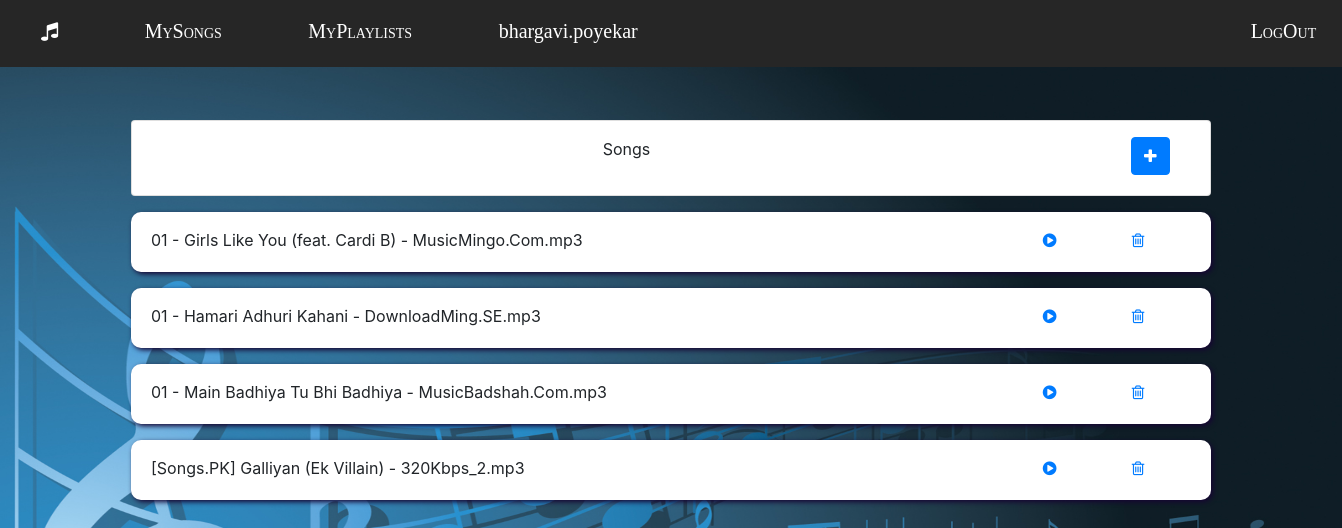
The page /users/songs/ (signed in) on the database its author committed.
### songs/models.py (models this page shows, shortened)
class Song(models.Model):
	user = models.ForeignKey(User,default=None,on_delete=models.CASCADE)
	song_name= models.CharField(max_length=100)
	song_url=models.CharField(max_length=100)
	mood_options=[('sad', 'sad'),('happy', 'happy'),('normal','normal')]
	emotion = models.CharField(max_length=50,choices=mood_options,default='normal')

### songs/views.py (the view)
# urls.py: path('',songs_view.songs,name='users-songs'),
def songs(request):
    songs=Song.objects.filter(user=request.user)
    count=songs.count()
    if count==0:
        songs=None
    return render(request,'songs/songs.html',{'songs':songs})

### songs/templates/songs/songs.html (shortened to what this page needs)
{% extends 'users/main.html' %}
{% load static %}
{% block content %}
<div class="container">
    <div class="col-12 col-md-12 ">
        <div class="card ">
            <div class="card-content ">
                <div class="card-body pt-2">
                    <div class="row">
                        <div class="col-md-11 col-12 pt-2 text-center">
                            Songs
                        </div>
                        <div class="col-md-1 col-12 pt-2">
                            <button type="button" class="btn btn-primary" data-toggle="modal" data-target="#exampleModalCenter">
                                <i class="fa fa-plus" aria-hidden="true"></i>
                            </button>
                        </div>
                    </div>
                </div>
            </div>
        </div>
    </div>
    {% if songs %}
    {% for song in songs %}
    <div class="col-12 col-md-12 mt-3">
        <div class="card pull-up">
            <div class="card-content ">
                <div class="card-body pt-2">
                    <div class="row">
                        <div class="col-md-10 col-12 pt-2 ">
                            {{song.song_name}}
                        </div>
                        <div class="col-md-1 col-12 pt-2">
                            <a href="{% url 'play-songs' song.id %}"><i class="fa fa-play-circle" aria-hidden="true"></i></a>
                        </div>
                        <div class="col-md-1 col-12 pt-2">
                            <a href="{% url 'del-song' song.id %}"><i class="fa fa-trash-o" aria-hidden="true"></i></a>
                        </div>
                    </div>
                </div>
            </div>
        </div>
    </div>
    {% endfor %}
    {% else %}
    <h4 style="color:white;margin-top:10px;text-align:center;">No Songs uploaded</h4>
    {% endif %}
</div>
{% endblock %}

### users/templates/users/navbar.html
<nav>
    <ul>
        <li><a href="{% url 'users-home' %}"><i class="fa fa-music"></i></a></li>
        <li><a href="{% url 'users-songs' %}">MySongs</a></li>
        <li><a href="{% url 'users-playlists' %}">MyPlaylists</a></li>
        <li><a href="{% url 'user-profile' %}" style="font-variant: normal;">{{user.username}}</a></li>
        <li><a href="{% url 'logout' %}" style="margin-left:900% ;float:right">LogOut</a></li>
    </ul>
</nav>

### static/css/style.css (style rules this page uses)
body { padding:0; margin:0; min-height:100vh; }
nav { display:flex; flex-direction: column; position: absolute; width:100%; background: #262626; height:67px; }
nav ul { list-style: none; margin:0; padding: 0; align-items: center; }
nav ul li { display:inline-flex; justify-content: center; }
nav ul li a { position: relative; padding:16px; margin:0 25px; color:#fff; text-decoration:none; font-variant: small-caps; font-family: Audiowide; font-size:20px; }
nav ul li a:after { content:''; position:absolute; left:50%; bottom:0; transform:translateX(-50%) scaleX(0); -webkit-transform:translateX(-50%) scaleX(0); -webkit-transform-origin:50% 50%; transform-origin:50% 50%; width:100%; height:2px; background-color:rgba(255,255,255,0.9); -webkit-transition:transform 250ms; transition: transform 250ms; }
.pull-up { transition: transform .2s; border-radius: 10px; border:10px; box-shadow: 2px 2px 5px rgb(22, 5, 51); }

### rows shown on the page
Song: song_name "01 - Girls Like You (feat. Cardi B) - MusicMingo.Com.mp3"
Song: song_name "01 - Hamari Adhuri Kahani - DownloadMing.SE.mp3"
Song: song_name "01 - Main Badhiya Tu Bhi Badhiya - MusicBadshah.Com.mp3"
Song: song_name "[Songs.PK] Galliyan (Ek Villain) - 320Kbps_2.mp3"

### other values the page prints
{{ user.username }} "bhargavi.poyekar"
